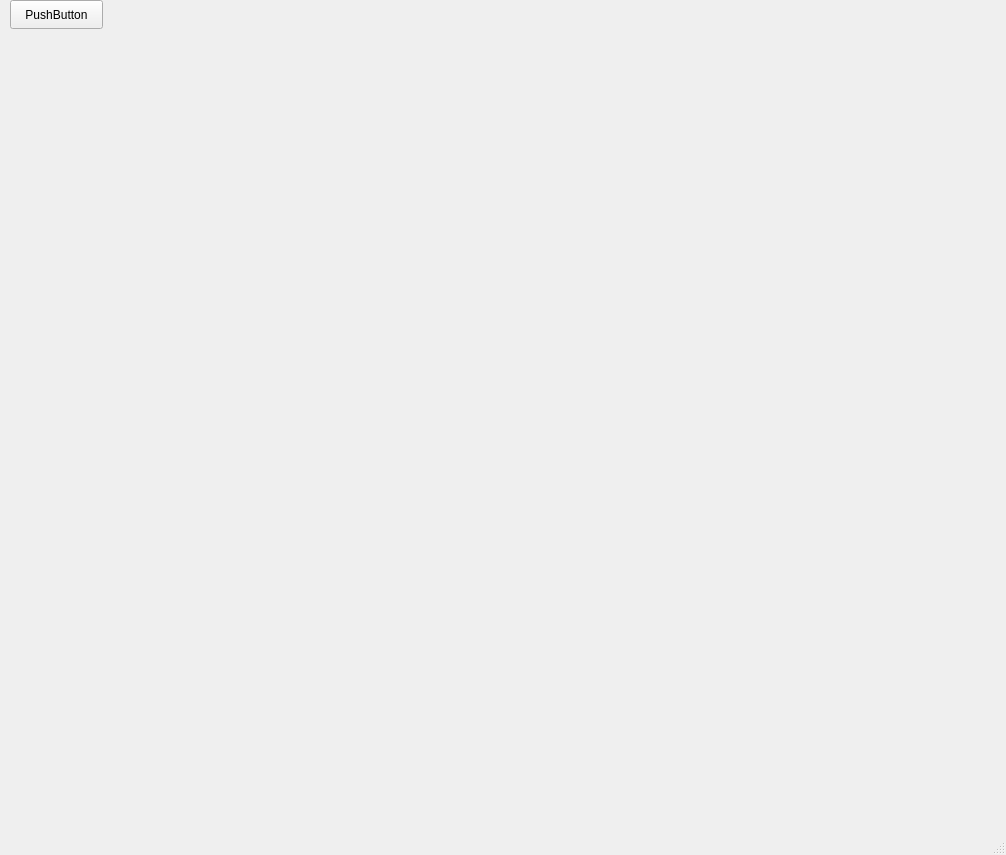
<?xml version="1.0" encoding="UTF-8"?>
<ui version="4.0">
 <class>MainWindow</class>
 <widget class="QMainWindow" name="MainWindow">
  <property name="geometry">
   <rect>
    <x>0</x>
    <y>0</y>
    <width>1006</width>
    <height>855</height>
   </rect>
  </property>
  <property name="windowTitle">
   <string>MainWindow</string>
  </property>
  <widget class="QWidget" name="centralwidget">
   <widget class="QPushButton" name="pushButton">
    <property name="geometry">
     <rect>
      <x>10</x>
      <y>0</y>
      <width>93</width>
      <height>29</height>
     </rect>
    </property>
    <property name="text">
     <string>PushButton</string>
    </property>
   </widget>
  </widget>
  <widget class="QMenuBar" name="menubar">
   <property name="geometry">
    <rect>
     <x>0</x>
     <y>0</y>
     <width>1006</width>
     <height>26</height>
    </rect>
   </property>
  </widget>
  <widget class="QStatusBar" name="statusbar"/>
 </widget>
 <resources/>
 <connections/>
</ui>
